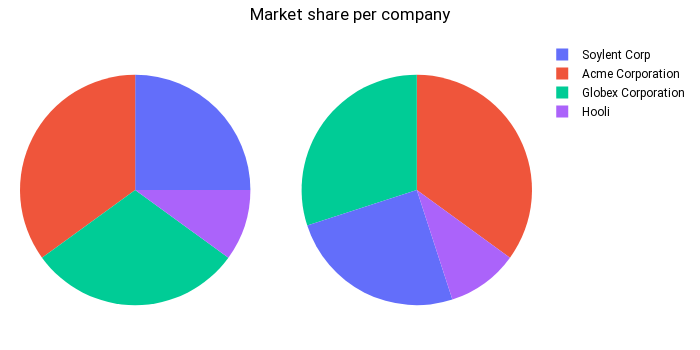

The notebook cell saved with this chart:
### Markdown cell above
# Pesky pie charts

### Code cell
# Create two DataFrames, sorted and unsorted
# You could do this with one but this is just a bit easier / quicker
# for this specific demo
pie_data_unsorted = pd.DataFrame(
    columns=['company', 'market_share'],
    data=[
        ['Acme Corporation', 0.35],
        ['Globex Corporation', 0.3],
        ['Soylent Corp', 0.25],
        ['Hooli', 0.10]
    ])

pie_data_sorted = pd.DataFrame(
    columns=['company', 'market_share'],
    data=[
        ['Soylent Corp', 0.25],
        ['Acme Corporation', 0.35],
        ['Globex Corporation', 0.3],
        ['Hooli', 0.10]
    ])

# Create our sublots
pie_figures_unlabelled = make_subplots(rows=1, cols=2, specs=[[{'type':'domain'}, {'type':'domain'}]])
                   
# Add the sorted graph (where it starts with 25% company first)
pie_fig_sorted = pie_figures_unlabelled.add_trace(
    go.Pie(values=pie_data_sorted['market_share'], 
           labels=pie_data_sorted['company'],
           sort=False), 
    row=1, col=1)
    
# Add the unsorted graph (where the 25% appears randomly in the mix)
pie_fig_unsorted = pie_figures_unlabelled.add_trace(
    go.Pie(values=pie_data_unsorted['market_share'], 
           labels=pie_data_unsorted['company'],
           sort=False), 
    row=1, col=2)

# Make it pretty
pie_figures_unlabelled.update_layout(height=350, width=700,
                 font_family="Roboto",
                 font_color="black",
                 margin=dict(l=20, r=50, t=40,b=10),
                 title_text='Market share per company', title_x=0.5)

# Remove the % labels within the slices for this example
pie_figures_unlabelled.update_traces(textinfo='none')

# Output the graph
pie_figures_unlabelled.show()
plotly.io.write_image(pie_figures_unlabelled, "output/pie_figures_unlabelled.svg", width=700, height=300, scale=1)

### Figure 1 — Plotly figure (JSON) as saved in the notebook; plotly's stock layout.template omitted (floating-point values rounded to 4 significant figures)
{"data": [{"domain": {"x": [0, 0.45], "y": [0, 1]}, "labels": ["Soylent Corp", "Acme Corporation", "Globex Corporation", "Hooli"], "sort": false, "textinfo": "none", "type": "pie", "values": [0.25, 0.35, 0.3, 0.1]}, {"domain": {"x": [0.55, 1], "y": [0, 1]}, "labels": ["Acme Corporation", "Globex Corporation", "Soylent Corp", "Hooli"], "sort": false, "textinfo": "none", "type": "pie", "values": [0.35, 0.3, 0.25, 0.1]}], "layout": {"font": {"color": "black", "family": "Roboto"}, "height": 350, "margin": {"b": 10, "l": 20, "r": 50, "t": 40}, "title": {"text": "Market share per company", "x": 0.5}, "width": 700}}
